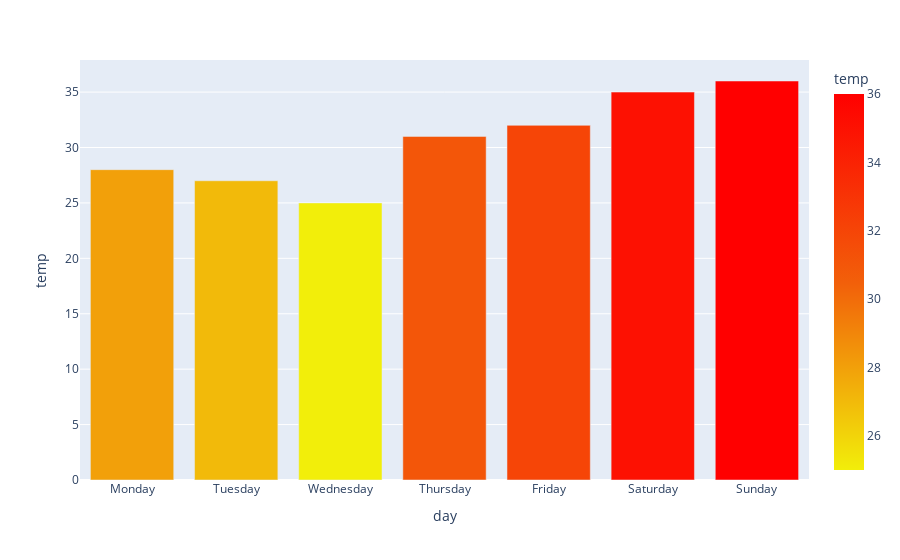

Notebook code for this chart:
### Markdown cell above
#### Individual color scheme for scale

### Code cell
my_scale = [('rgb(242, 238, 10)'),
           ('rgb(242, 95, 10)'),
           ('rgb(255, 0, 0)')]

fig = px.bar(data_frame=weekly_temps,
            x = 'day', y = 'temp',
            color = 'temp',
            color_continuous_scale=my_scale)
fig.show()

### Figure 1 — Plotly figure (JSON) as saved in the notebook; plotly's stock layout.template omitted (floating-point values rounded to 4 significant figures)
{"data": [{"alignmentgroup": "True", "hovertemplate": "day=%{x}<br>temp=%{marker.color}<extra></extra>", "legendgroup": "", "marker": {"color": [28, 27, 25, 31, 32, 35, 36], "coloraxis": "coloraxis"}, "name": "", "offsetgroup": "", "orientation": "v", "showlegend": false, "textposition": "auto", "type": "bar", "x": ["Monday", "Tuesday", "Wednesday", "Thursday", "Friday", "Saturday", "Sunday"], "xaxis": "x", "y": [28, 27, 25, 31, 32, 35, 36], "yaxis": "y"}], "layout": {"barmode": "relative", "coloraxis": {"colorbar": {"title": {"text": "temp"}}, "colorscale": [[0, "rgb(242, 238, 10)"], [0.5, "rgb(242, 95, 10)"], [1, "rgb(255, 0, 0)"]]}, "legend": {"tracegroupgap": 0}, "margin": {"t": 60}, "xaxis": {"anchor": "y", "domain": [0, 1], "title": {"text": "day"}}, "yaxis": {"anchor": "x", "domain": [0, 1], "title": {"text": "temp"}}}}
